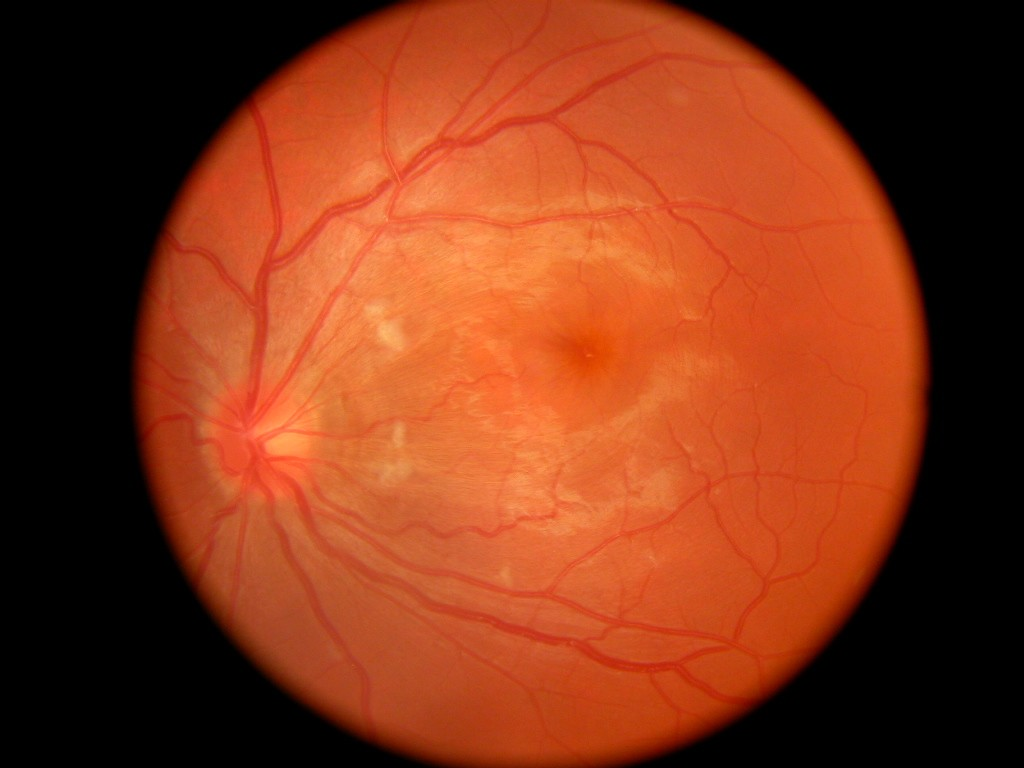
#> input picture test/assets/001.jpg, 1024 x 768 px
$ python -i functional_cv2.py   (imports and definitions only)
#> lines starting #> are read from the running program, lines starting #| are printed output that depends on the picture
import cv2 as cv
import numpy as np


# [33 lines left out: functions resize, rotate, not called in this run]


# flipCode, horizontal: >0, vertical:0, horizaontal-vertical:<0
def hflip(img):
    return cv.flip(img, 1)


def vflip(img):
    return cv.flip(img, 0)


def crop(img, i, j, h, w):
    return img[i:(i+h), j:(j+w)]


def pad(img):
    pass


# [70 lines left out: functions center_crop, resized_crop, resized_center_crop, adjust_brightness, adjust_gamma, to_gray and 3 more, not called in this run]


def is_gray(img):
    if img.ndim == 2 or img.shape[-1] == 1:
        return True
    r, g, b = cv.split(img)
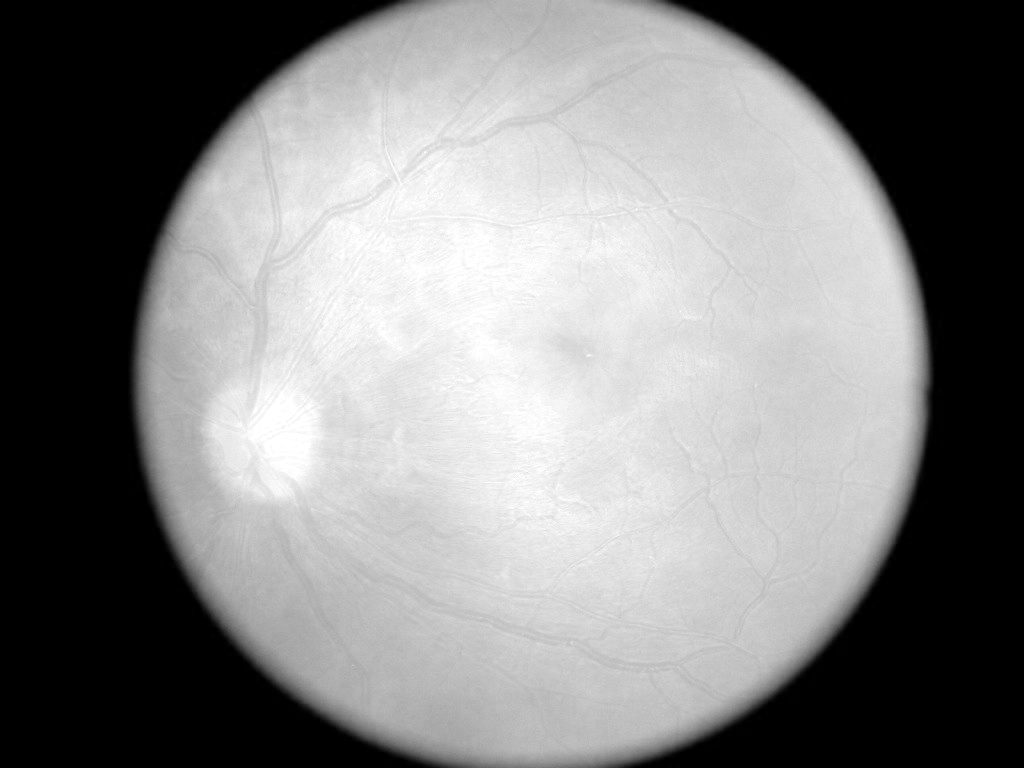
#> r: shape (768, 1024); min 0, max 255, mean 130.1
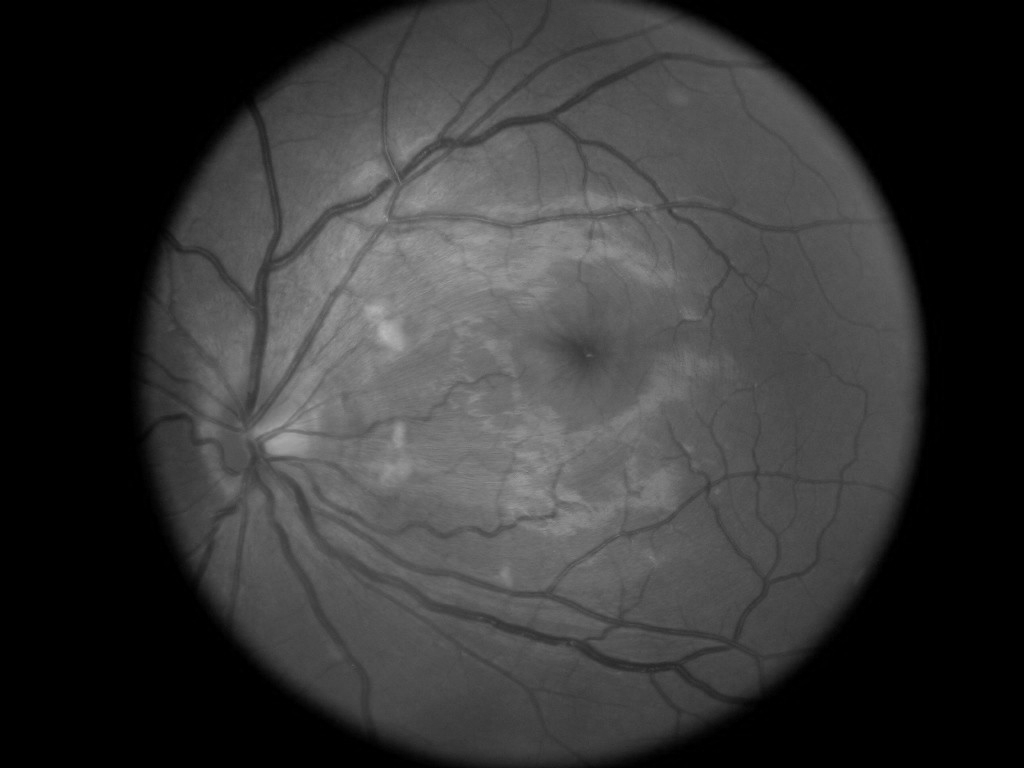
#> g: shape (768, 1024); min 0, max 185, mean 53.7
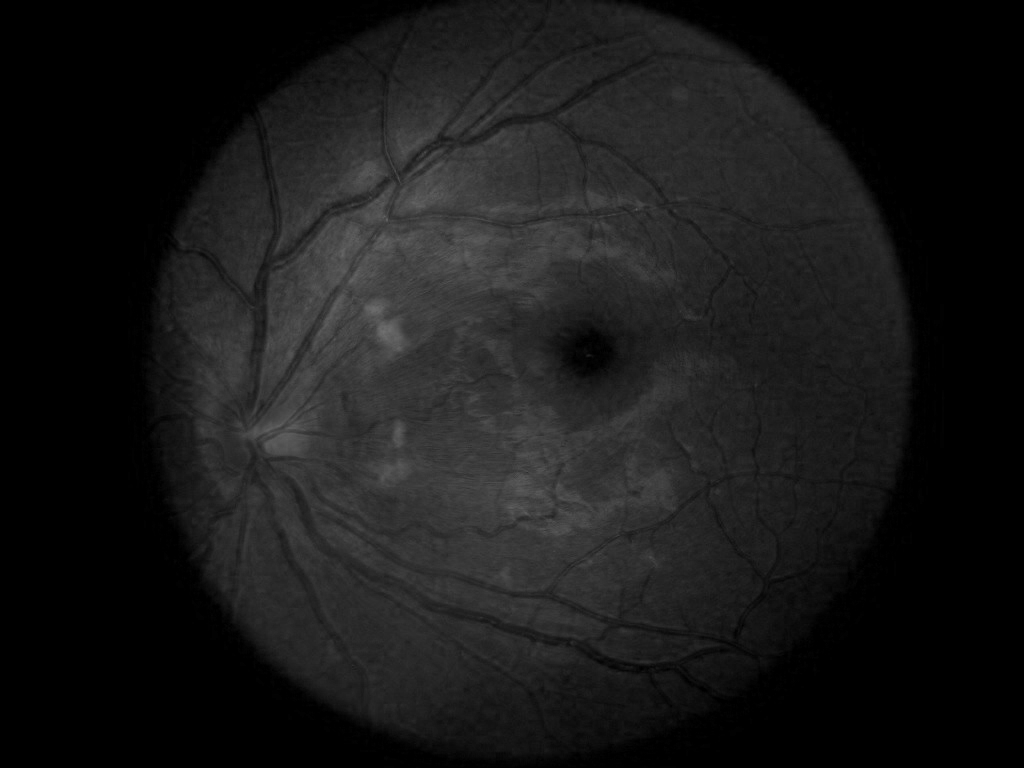
#> b: shape (768, 1024); min 0, max 113, mean 24.2
    if np.all(r == g) and np.all(r == b):
        return True
    return False


def clahe(img, clip_limit=2, tile_grid_size=(10, 10)):
    clahe = cv.createCLAHE(clip_limit, tuple(tile_grid_size))
    if is_gray(img):
        if img.ndim == 2 or img.shape[-1] == 1:
            img = clahe.apply(img)
        else:
            img = clahe.apply(img[..., 0])
            img = cv.cvtColor(img, cv.COLOR_GRAY2RGB)
    else:
        img = cv.cvtColor(img, cv.COLOR_RGB2LAB)
#> img: shape (768, 1024, 3); mean of channels 0, 1, 2 83, 156.6, 158.9
        img[..., 0] = clahe.apply(img[..., 0])
#> img: shape (768, 1024, 3); mean of channels 0, 1, 2 87.7, 156.6, 158.9
        img = cv.cvtColor(img, cv.COLOR_LAB2RGB)
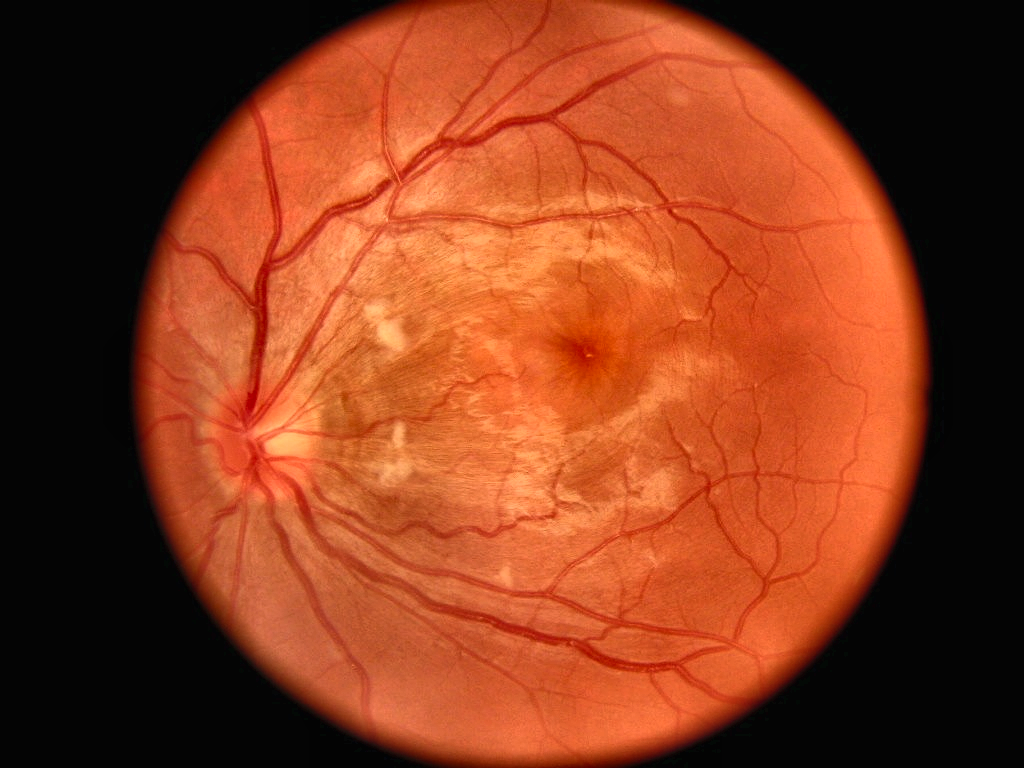
#> img: shape (768, 1024, 3); mean R, G, B 135.7, 59, 29.3
    return img


# [51 lines left out: functions jpeg_quality, perspective, gaussian_noise, poisson_noise, speckle_noise, imnoise and 1 more, not called in this run]

>>> import cv2
>>> picture = cv2.cvtColor(cv2.imread('../../test/assets/001.jpg'), cv2.COLOR_BGR2RGB)
>>> result = clahe(picture)
